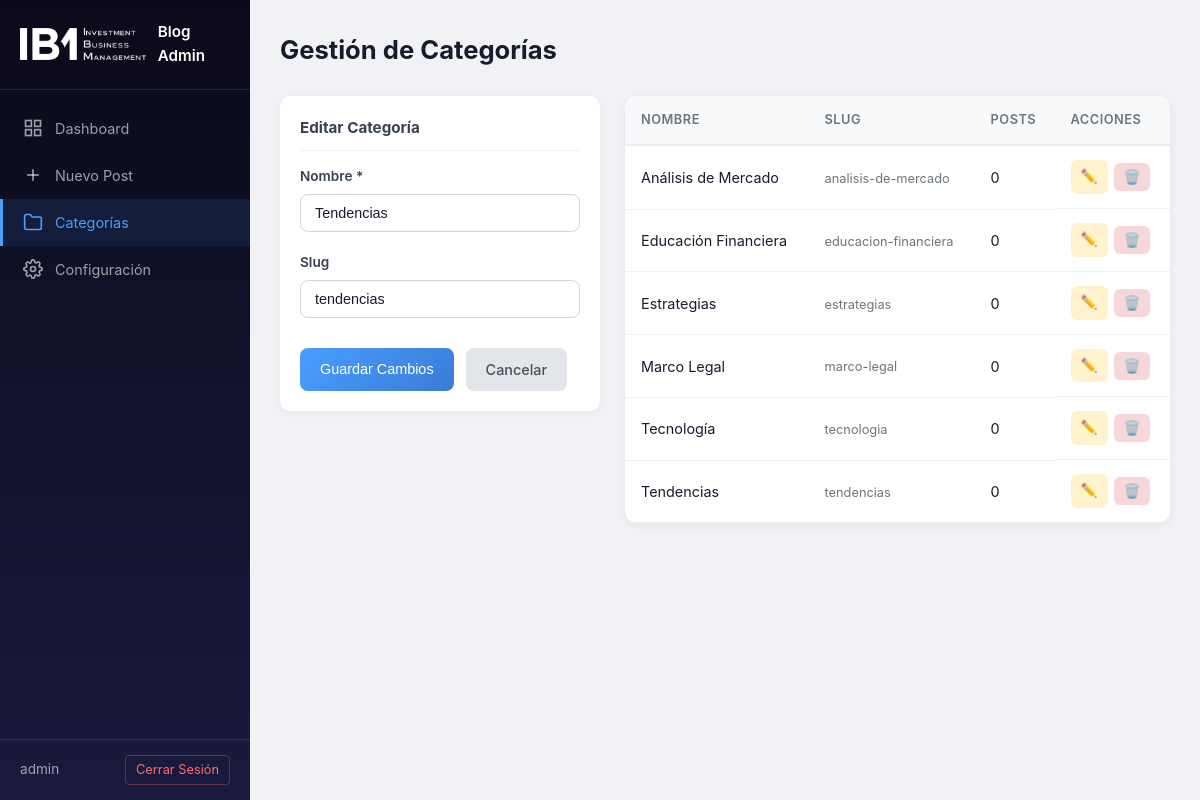
Page /admin/categories.php?edit=2 (signed in) on the committed database.
### tables this page shows
CREATE TABLE IF NOT EXISTS blog_categories (
    id INT AUTO_INCREMENT PRIMARY KEY,
    name VARCHAR(100) NOT NULL,
    slug VARCHAR(120) NOT NULL UNIQUE,
    created_at TIMESTAMP DEFAULT CURRENT_TIMESTAMP
);

### admin/categories.php (the view, shortened to what this page needs)
<?php
$db = getDB();
$editMode = false;
$editCat = null;
if (isset($_GET['edit'])) {
    $editId = (int) $_GET['edit'];
    $stmt = $db->prepare("SELECT * FROM blog_categories WHERE id = ?");
    $stmt->execute([$editId]);
    $editCat = $stmt->fetch();
    if ($editCat) $editMode = true;
}
$categories = $db->query("
    SELECT c.*, COUNT(p.id) as post_count
    FROM blog_categories c
    LEFT JOIN blog_posts p ON p.category_id = c.id
    GROUP BY c.id
    ORDER BY c.name
")->fetchAll();
?>
<!DOCTYPE html>
<html lang="es">
<head>
    <link rel="stylesheet" href="css/admin.css">
</head>
<body>
    <div class="admin-layout">
        <aside class="admin-sidebar">
            <div class="sidebar-header">
                <img src="../img/logo.png" alt="IBM FINTECH" class="sidebar-logo">
                <span>Blog Admin</span>
            </div>
            <nav class="sidebar-nav">
                <a href="index.php" class="nav-item">
                    <svg width="20" height="20" viewBox="0 0 24 24" fill="none" stroke="currentColor" stroke-width="2">
                        <rect x="3" y="3" width="7" height="7"/><rect x="14" y="3" width="7" height="7"/>
                        <rect x="3" y="14" width="7" height="7"/><rect x="14" y="14" width="7" height="7"/>
                    </svg>
                    Dashboard
                </a>
                <a href="create.php" class="nav-item">
                    <svg width="20" height="20" viewBox="0 0 24 24" fill="none" stroke="currentColor" stroke-width="2">
                        <line x1="12" y1="5" x2="12" y2="19"/><line x1="5" y1="12" x2="19" y2="12"/>
                    </svg>
                    Nuevo Post
                </a>
                <a href="categories.php" class="nav-item active">
                    <svg width="20" height="20" viewBox="0 0 24 24" fill="none" stroke="currentColor" stroke-width="2">
                        <path d="M22 19a2 2 0 01-2 2H4a2 2 0 01-2-2V5a2 2 0 012-2h5l2 3h9a2 2 0 012 2z"/>
                    </svg>
                    Categorías
                </a>
                <a href="settings.php" class="nav-item">
                    Configuración
                </a>
            </nav>
            <div class="sidebar-footer">
                <span class="admin-user"><?= htmlspecialchars($_SESSION['admin_user']) ?></span>
                <a href="logout.php" class="btn-logout">Cerrar Sesión</a>
            </div>
        </aside>
        <main class="admin-main">
            <div class="admin-header">
                <h1>Gestión de Categorías</h1>
            </div>
            <div class="categories-layout">
                <div class="form-card category-form-card">
                    <h3><?= $editMode ? 'Editar Categoría' : 'Nueva Categoría' ?></h3>
                    <form method="POST">
                        <div class="form-group">
                            <label for="name">Nombre *</label>
                            <input type="text" id="name" name="name" required
                                   value="<?= htmlspecialchars($editMode ? $editCat['name'] : ($_POST['name'] ?? '')) ?>"
                                   oninput="generateCatSlug(this.value)">
                        </div>
                        <div class="form-group">
                            <label for="slug">Slug</label>
                            <input type="text" id="slug" name="slug"
                                   value="<?= htmlspecialchars($editMode ? $editCat['slug'] : ($_POST['slug'] ?? '')) ?>"
                                   placeholder="se-genera-automaticamente">
                        </div>
                        <div class="form-actions" style="border:none; padding-top:10px; margin-top:0;">
                            <button type="submit" class="btn btn-primary"><?= $editMode ? 'Guardar Cambios' : 'Crear Categoría' ?></button>
                            <?php if ($editMode): ?>
                                <a href="categories.php" class="btn btn-secondary">Cancelar</a>
                            <?php endif; ?>
                        </div>
                    </form>
                </div>
                <div class="posts-table-wrapper">
                    <table class="posts-table">
                        <thead>
                            <tr>
                                <th>Nombre</th>
                                <th>Slug</th>
                                <th>Posts</th>
                                <th>Acciones</th>
                            </tr>
                        </thead>
                        <tbody>
                            <?php if (empty($categories)): ?>
                                <tr>
                                    <td colspan="4" class="empty-state">No hay categorías creadas.</td>
                                </tr>
                            <?php else: ?>
                                <?php foreach ($categories as $cat): ?>
                                <tr>
                                    <td><?= htmlspecialchars($cat['name']) ?></td>
                                    <td><small class="slug-text"><?= htmlspecialchars($cat['slug']) ?></small></td>
                                    <td><?= $cat['post_count'] ?></td>
                                    <td class="col-actions">
                                        <a href="categories.php?edit=<?= $cat['id'] ?>" class="btn btn-sm btn-edit" title="Editar">✏️</a>
                                        <?php if ($cat['post_count'] == 0): ?>
                                        <form method="POST" class="inline-form" onsubmit="return confirm('¿Eliminar esta categoría?');">
                                            <button type="submit" class="btn btn-sm btn-delete" title="Eliminar">🗑️</button>
                                        </form>
                                        <?php else: ?>
                                        <span class="btn btn-sm" style="opacity:0.3; cursor:not-allowed;" title="Tiene posts asociados">🗑️</span>
                                        <?php endif; ?>
                                    </td>
                                </tr>
                                <?php endforeach; ?>
                            <?php endif; ?>
                        </tbody>
                    </table>
                </div>
            </div>
        </main>
    </div>
</body>
</html>

### admin/css/admin.css (style rules this page uses)
*, *::before, *::after { box-sizing: border-box; margin: 0; padding: 0; }
body { font-family: -apple-system, BlinkMacSystemFont, 'Segoe UI', Roboto, 'Helvetica Neue', Arial, sans-serif; background: #f0f2f5; color: #1a1a2e; line-height: 1.6; }
.admin-layout { display: flex; min-height: 100vh; }
.admin-sidebar { width: 250px; background: linear-gradient(180deg, #0a0a1a 0%, #1a1a3e 100%); color: #fff; display: flex; flex-direction: column; position: fixed; top: 0; left: 0; height: 100vh; z-index: 100; }
.sidebar-header { padding: 20px; border-bottom: 1px solid rgba(255, 255, 255, 0.1); display: flex; align-items: center; gap: 12px; }
.sidebar-logo { height: 32px; }
.sidebar-header span { font-weight: 600; font-size: 0.95rem; }
.sidebar-nav { flex: 1; padding: 15px 0; }
.nav-item { display: flex; align-items: center; gap: 12px; padding: 12px 20px; color: rgba(255, 255, 255, 0.6); text-decoration: none; font-size: 0.9rem; transition: all 0.2s; border-left: 3px solid transparent; }
.nav-item.active { color: #4a9eff; background: rgba(74, 158, 255, 0.1); border-left-color: #4a9eff; }
.sidebar-footer { padding: 15px 20px; border-top: 1px solid rgba(255, 255, 255, 0.1); display: flex; align-items: center; justify-content: space-between; }
.admin-user { font-size: 0.85rem; color: rgba(255, 255, 255, 0.6); }
.btn-logout { color: #ff6b6b; text-decoration: none; font-size: 0.8rem; padding: 4px 10px; border: 1px solid rgba(255, 107, 107, 0.3); border-radius: 4px; transition: all 0.2s; }
.admin-main { flex: 1; margin-left: 250px; padding: 30px; }
.admin-header { display: flex; justify-content: space-between; align-items: center; margin-bottom: 25px; }
.admin-header h1 { font-size: 1.6rem; color: #1a1a2e; }
.btn { display: inline-flex; align-items: center; gap: 6px; padding: 10px 20px; border: none; border-radius: 8px; font-size: 0.9rem; font-weight: 500; cursor: pointer; text-decoration: none; transition: all 0.2s; }
.btn-primary { background: linear-gradient(135deg, #4a9eff, #3a7bd5); color: #fff; }
.btn-secondary { background: #e2e6ea; color: #495057; }
.btn-sm { padding: 6px 10px; font-size: 0.85rem; border-radius: 6px; }
.btn-edit { background: #fff3cd; }
.btn-delete { background: #f8d7da; border: none; cursor: pointer; }
.posts-table-wrapper { background: #fff; border-radius: 12px; overflow: hidden; box-shadow: 0 2px 10px rgba(0, 0, 0, 0.06); }
.posts-table { width: 100%; border-collapse: collapse; }
.posts-table th { background: #f8f9fa; padding: 14px 16px; text-align: left; font-size: 0.8rem; font-weight: 600; color: #6c757d; text-transform: uppercase; letter-spacing: 0.5px; border-bottom: 2px solid #e9ecef; }
.posts-table td { padding: 14px 16px; border-bottom: 1px solid #f0f0f0; vertical-align: middle; font-size: 0.9rem; }
.slug-text { color: #6c757d; font-size: 0.8rem; }
.col-actions { white-space: nowrap; display: flex; gap: 6px; align-items: center; }
.inline-form { display: inline; }
.form-group { margin-bottom: 20px; }
.form-group label { display: block; font-size: 0.85rem; font-weight: 600; color: #374151; margin-bottom: 6px; }
.form-group input[type="text"], .form-group input[type="email"], .form-group input[type="password"], .form-group textarea, .form-group select { width: 100%; padding: 10px 14px; border: 1px solid #d1d5db; border-radius: 8px; font-size: 0.9rem; background: #fff; color: #1a1a2e; transition: border-color 0.2s, box-shadow 0.2s; }
.form-card { background: #fff; border-radius: 10px; padding: 20px; margin-bottom: 20px; box-shadow: 0 2px 8px rgba(0, 0, 0, 0.05); }
.form-card h3 { font-size: 0.95rem; color: #374151; margin-bottom: 15px; padding-bottom: 10px; border-bottom: 1px solid #f0f0f0; }
.form-actions { display: flex; gap: 12px; margin-top: 25px; padding-top: 25px; border-top: 1px solid #e5e7eb; }
.categories-layout { display: grid; grid-template-columns: 320px 1fr; gap: 25px; align-items: start; }
.category-form-card { position: sticky; top: 30px; }

### rows in the picture
blog_categories: name "Tendencias", slug "tendencias", post_count "0"
blog_categories: name "Análisis de Mercado", slug "analisis-de-mercado", post_count "0"
blog_categories: name "Educación Financiera", slug "educacion-financiera", post_count "0"
blog_categories: name "Estrategias", slug "estrategias", post_count "0"
blog_categories: name "Marco Legal", slug "marco-legal", post_count "0"
blog_categories: name "Tecnología", slug "tecnologia", post_count "0"

### other values in the picture
$_SESSION['admin_user'] "admin"
